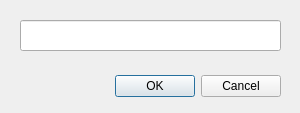
<?xml version="1.0" encoding="UTF-8"?>
<ui version="4.0">
 <class>Dialog</class>
 <widget class="QDialog" name="Dialog">
  <property name="geometry">
   <rect>
    <x>0</x>
    <y>0</y>
    <width>300</width>
    <height>113</height>
   </rect>
  </property>
  <property name="windowTitle">
   <string>Dialog</string>
  </property>
  <widget class="QDialogButtonBox" name="buttonBox">
   <property name="geometry">
    <rect>
     <x>50</x>
     <y>70</y>
     <width>231</width>
     <height>32</height>
    </rect>
   </property>
   <property name="orientation">
    <enum>Qt::Horizontal</enum>
   </property>
   <property name="standardButtons">
    <set>QDialogButtonBox::Cancel|QDialogButtonBox::Ok</set>
   </property>
  </widget>
  <widget class="QLineEdit" name="lineEdit">
   <property name="geometry">
    <rect>
     <x>20</x>
     <y>20</y>
     <width>261</width>
     <height>31</height>
    </rect>
   </property>
   <property name="text">
    <string/>
   </property>
   <property name="alignment">
    <set>Qt::AlignCenter</set>
   </property>
   <property name="readOnly">
    <bool>true</bool>
   </property>
  </widget>
 </widget>
 <resources/>
 <connections>
  <connection>
   <sender>buttonBox</sender>
   <signal>accepted()</signal>
   <receiver>Dialog</receiver>
   <slot>accept()</slot>
   <hints>
    <hint type="sourcelabel">
     <x>248</x>
     <y>254</y>
    </hint>
    <hint type="destinationlabel">
     <x>157</x>
     <y>274</y>
    </hint>
   </hints>
  </connection>
  <connection>
   <sender>buttonBox</sender>
   <signal>rejected()</signal>
   <receiver>Dialog</receiver>
   <slot>reject()</slot>
   <hints>
    <hint type="sourcelabel">
     <x>316</x>
     <y>260</y>
    </hint>
    <hint type="destinationlabel">
     <x>286</x>
     <y>274</y>
    </hint>
   </hints>
  </connection>
 </connections>
</ui>
